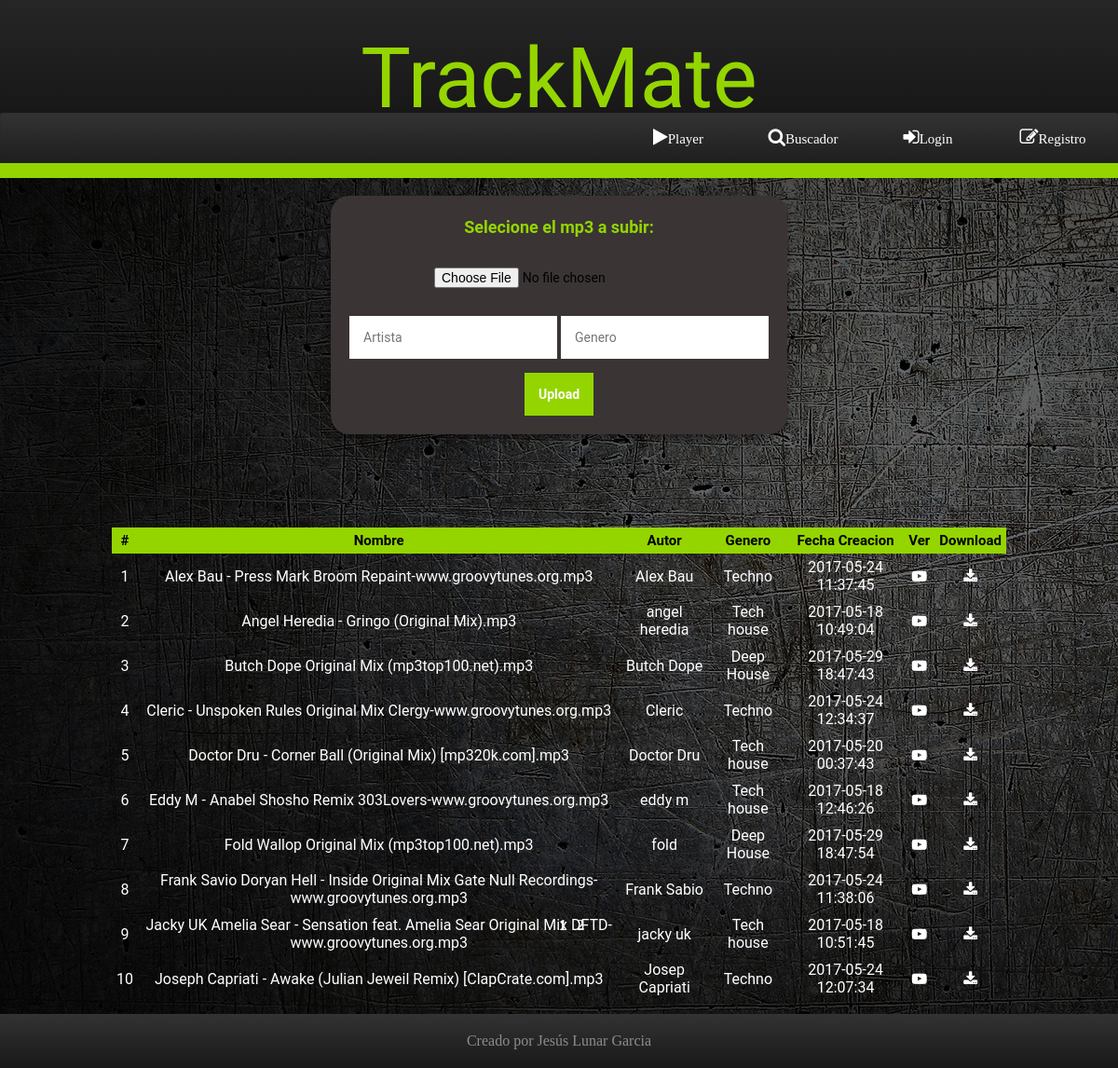
Page /inicio.php on the committed database.
### tables this page shows
CREATE TABLE `musica` (
  `id` int(11) NOT NULL,
  `filename` varchar(255) NOT NULL,
  `creado` datetime NOT NULL,
  `autor` varchar(255) NOT NULL,
  `genero` varchar(255) NOT NULL,
  `url` varchar(255) NOT NULL
);

### inicio.php (the view, shortened to what this page needs)
  <?php
  include ('config.php');
  $cantidad_resultados_por_pagina = 10;
  if (isset($_GET["pagina"])) {
  	if (is_string($_GET["pagina"])) {
  		 if (is_numeric($_GET["pagina"])) {
  			 if ($_GET["pagina"] == 1) {
  				 header("Location: inicio.php");
  				 die();
  			 } else {
  				 $pagina = $_GET["pagina"];
  			};
      } else {
  			 header("Location: inicio.php");
  			die();
  		 };
  	};
  } else {
  	$pagina = 1;
  };
  $empezar_desde = ($pagina-1) * $cantidad_resultados_por_pagina;
$consulta = "select * from musica";
$result = mysqli_query($conn, $consulta);
$total_registros = mysqli_num_rows($result);
$total_paginas = ceil($total_registros / $cantidad_resultados_por_pagina);
$consulta_resultados = mysqli_query($conn,
"SELECT * FROM musica ORDER BY  filename ASC LIMIT $empezar_desde, $cantidad_resultados_por_pagina");
?>
<!DOCTYPE html>
<html>
  <head>
    <link rel=stylesheet href="css/estilo.css" type="text/css" />
    <link rel="stylesheet" href="css/font-awesome.min.css">
  </head>
  <body>
<header class="cabecera">
      <div class="title">TrackMate</div>
      <nav id="menu">
        <ul>
          <?php if (isset($_SESSION['usuario'])) { ?>
            <li><a href="index.php"><i class="fa fa-play" aria-hidden="true"></i>Player</a></li>
            <li><a href="buscador.php"><i class="fa fa-search" aria-hidden="true"></i>Buscador</a></li>
            <li><a href="inicio.php"><i class="fa fa-user-circle" aria-hidden="true"></i><?php echo $_SESSION['usuario'];?></a></li>
            <li><a href="logout.php"><i class="fa fa-sign-out" aria-hidden="true"></i>Exit</a></li>
          <?php } else { ?>
                  <li><a href="index.php"><i class="fa fa-play" aria-hidden="true"></i>Player</a></li>
                  <li><a href="buscador.php"><i class="fa fa-search" aria-hidden="true"></i>Buscador</a></li>
                  <li><a href="login.php"><i class="fa fa-sign-in" aria-hidden="true"></i>Login</a></li>
                  <li><a href="registro.php"><i class="fa fa-pencil-square-o" aria-hidden="true"></i>Registro</a></li>
          <?php } ?>
        </ul>
      </nav>
</header>
<section>
  <div class="contenido">
  <div class="subida">
      <form class="formSubida" action="inicio.php" method="post" enctype="multipart/form-data">
          <p class="psubida">Selecione el mp3 a subir:</p>
              <input type="file" class="" name="file1"/><br>
              <input type="text" name="autor" required  placeholder="Artista">
              <input type="text" name="genero" required  placeholder="Genero">
              <input type="submit" name="submit" value="Upload" class="boton">
      </form>
  </div>
  <div class="row">
          <table class="table">
              <thead>
                  <tr>
                      <th>#</th>
                      <th>Nombre</th>
                      <th>Autor</th>
                      <th>Genero</th>
                      <th>Fecha Creacion</th>
                      <th>Ver</th>
                      <th>Download</th>
                  </tr>
              </thead>
              <tbody>
              <?php
              $i = 1;
              while($row = mysqli_fetch_array($consulta_resultados)) { ?>
              <tr>
                  <td><?php echo $i++; ?></td>
                  <td><?php echo $row['filename']; ?></td>
                  <td><?php  echo $row['autor']; ?></td>
                  <td><?php  echo $row['genero']; ?></td>
                  <td><?php echo $row['creado']; ?></td>
                  <td><a href="upload/<?php echo $row['filename']; ?>" target="_blank"><i class="fa fa-youtube-play" aria-hidden="true"></i></a></td>
                  <td><a href="upload/<?php echo $row['filename']; ?>" download><i class="fa fa-download" aria-hidden="true"></i></a></td>
              </tr>
                <?php } ?>
            </tbody>
          </table>
      </div>
      <div class="paginacion">
        <?php
          for ($i=1; $i<=$total_paginas; $i++) {
            echo "<a href='?pagina=".$i."'>".$i."</a> | ";
          }; ?>
        </div>
      <div><br><br><br><br></div>
</div>
</section>
<footer class="piePagina">
  <a>Creado por </a><a href="https://www.linkedin.com/in/jes%C3%BAs-maria-lunar-garc%C3%ADa-8b406a81/">Jesús Lunar Garcia</a>
</footer>
  </body>
</html>

### css/estilo.css (style rules this page uses)
html { overflow-y:scroll; }
a:link { text-decoration: none; color: white; }
body { margin: 0; padding: 0; .background-color:#F7F7F7 ; .background-color: grey; background: url("../img/negro.png"), url("../img/textura.jpg"); }
header { clear: both; padding-top: 50px; position: relative; height: 100px; .background: #141414; .background-color: #141414; background: -webkit-linear-gradient(top, #262626 0%, #141414); background: -moz-linear-gradient(top, #262626 0%, #141414); background: -o-linear-gradient(top, #262626 0%, #141414); background: -ms-linear-gradient(top, #262626 0%, #141414); background: linear-gradient(top, #262626 0%, #141414); }
header .title { font-family: 'Permanent Marker', cursive; font-family: 'Love Ya Like A Sister', cursive; text-align: center; color: #94D500; font-size: 90px; line-height: 50px; margin: 10px auto; }
#menu { margin: 10px auto; background: -webkit-linear-gradient(top, #333333 0%, #181818); background: -moz-linear-gradient(top, #333333 0%, #181818); background: -o-linear-gradient(top, #333333 0%, #181818); background: -ms-linear-gradient(top, #333333 0%, #181818); background: linear-gradient(top, #333333 0%, #181818); border-top: 1px solid #171717; -webkit-box-shadow: inset 0px 0px 2px rgba(40, 40, 40, 0.7); -moz-box-shadow: inset 0px 0px 2px rgba(40, 40, 40, 0.7); -ms-box-shadow: inset 0px 0px 2px rgba(40, 40, 40, 0.7); -o-box-shadow: inset 0px 0px 2px rgba(40, 40, 40, 0.7); color: white; border-radius: 3px; line-height: 15px; }
#menu ul { list-style: none; padding: 0; margin: 0; text-align: right; border-bottom: 16px solid #94D500; }
#menu ul li { background: transparent; list-style: none; margin: 0; width: 90px; font-size: 12px; display: inline-block; padding: 16px 15px 17px 15px; margin-right: 10px; text-align: center; }
#menu ul li a { font-family: 'Peralta', cursive; font-size: 15px; color: white; text-decoration: none; }
#menu ul li a i { font-size: 20px; padding: 0; }
.subida { display: block; padding-top: 60px; text-align: center; }
.psubida { font-family: "Roboto", sans-serif; font-weight: bold; color: #93D500; font-size: 18px; }
.subida input { font-family: "Roboto", sans-serif; outline: 0; .background: #f2f2f2; border: 0; margin: 0 0 15px; padding: 15px; box-sizing: border-box; font-size: 14px; }
.formSubida { position: relative; .background: #262626; max-width: 600px; margin: 0 auto 100px; padding: 5px; box-shadow: 0 0 20px 0 rgba(0, 0, 0, 0.2), 0 5px 5px 0 rgba(0, 0, 0, 0.24); background-color:#3A3434; border-radius: 20px 20px 20px 20px; max-width: 40%; }
.formSubida .boton { font-family: "Roboto", sans-serif; outline: 0; cursor: pointer; background-color: #94D500; border: 0; padding: 15px; color: #ffffff; font-weight: bold; font-size: 14px; }
.row { margin: 0 auto; display: -webkit-box; display: -webkit-flex; display: -ms-flexbox; -webkit-flex-wrap: wrap; -ms-flex-wrap: wrap; flex-wrap: wrap; list-style: none; }
.table { text-align: center; max-width: 80%; margin: 0 auto; border-spacing: 0; }
.table th { font-family: "Roboto", sans-serif; font-size: 15px; font-weight: bold; padding: 5px; background: #94D500; color: black; .border: 1px solid #94D500; }
.table td { font-family: "Roboto", sans-serif; padding: 5px; color: white; .font-weight: bold; .border-radius: 20px 20px 20px 20px; .box-shadow: 0px 0px 10px white; }
.piePagina { clear: both; width: 100%; background: -webkit-linear-gradient(top, #333333 0%, #181818); background: -moz-linear-gradient(top, #333333 0%, #181818); background: -o-linear-gradient(top, #333333 0%, #181818); background: -ms-linear-gradient(top, #333333 0%, #181818); background: linear-gradient(top, #333333 0%, #181818); padding-top: 20px; padding-bottom: 20px; text-align: center; bottom: 0; position: fixed; }
.piePagina a { color: #8C8C8C; text-decoration: none; animation: animacionColor 5s; animation-iteration-count:infinite; -webkit-animation: animacionColor 6s; -webkit-animation-iteration-count:infinite; }
.paginacion { z-index: 0; margin: 0 auto; bottom: 9em; left: 50%; position: absolute; }
.paginacion a { font-weight: bold; }

### rows in the picture
musica: filename "Alex Bau - Press Mark Broom Repaint-www.groovytunes.org.mp3", autor "Alex Bau", genero "Techno", creado "2017-05-24 11:37:45"
musica: filename "Angel Heredia - Gringo (Original Mix).mp3", autor "angel heredia", genero "Tech house", creado "2017-05-18 10:49:04"
musica: filename "Butch Dope Original Mix (mp3top100.net).mp3", autor "Butch Dope", genero "Deep House", creado "2017-05-29 18:47:43"
musica: filename "Cleric - Unspoken Rules Original Mix Clergy-www.groovytunes.org.mp3", autor "Cleric", genero "Techno", creado "2017-05-24 12:34:37"
musica: filename "Doctor Dru - Corner Ball (Original Mix) [mp320k.com].mp3", autor "Doctor Dru", genero "Tech house", creado "2017-05-20 00:37:43"
musica: filename "Eddy M - Anabel Shosho Remix 303Lovers-www.groovytunes.org.mp3", autor "eddy m", genero "Tech house", creado "2017-05-18 12:46:26"
musica: filename "Fold Wallop Original Mix (mp3top100.net).mp3", autor "fold", genero "Deep House", creado "2017-05-29 18:47:54"
musica: filename "Frank Savio Doryan Hell - Inside Original Mix Gate Null Recordings-www.groovytunes.org.mp3", autor "Frank Sabio", genero "Techno", creado "2017-05-24 11:38:06"
musica: filename "Jacky UK Amelia Sear - Sensation feat. Amelia Sear Original Mix DFTD-www.groovytunes.org.mp3", autor "jacky uk", genero "Tech house", creado "2017-05-18 10:51:45"
musica: filename "Joseph Capriati - Awake (Julian Jeweil Remix) [ClapCrate.com].mp3", autor "Josep Capriati", genero "Techno", creado "2017-05-24 12:07:34"
